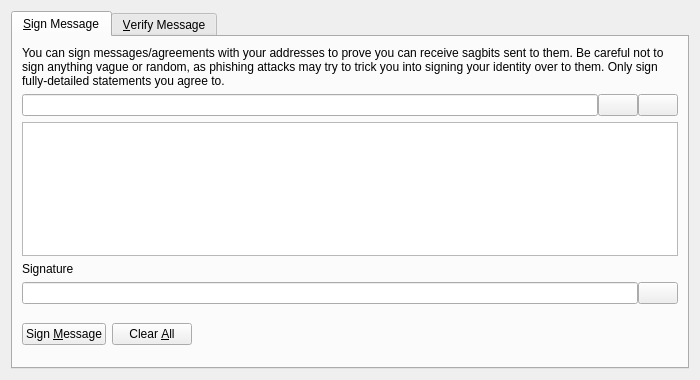
<?xml version="1.0" encoding="UTF-8"?>
<ui version="4.0">
 <class>SignVerifyMessageDialog</class>
 <widget class="QDialog" name="SignVerifyMessageDialog">
  <property name="geometry">
   <rect>
    <x>0</x>
    <y>0</y>
    <width>700</width>
    <height>380</height>
   </rect>
  </property>
  <property name="windowTitle">
   <string>Signatures - Sign / Verify a Message</string>
  </property>
  <property name="modal">
   <bool>true</bool>
  </property>
  <layout class="QVBoxLayout" name="verticalLayout">
   <item>
    <widget class="QTabWidget" name="tabWidget">
     <property name="currentIndex">
      <number>0</number>
     </property>
     <widget class="QWidget" name="tabSignMessage">
      <attribute name="title">
       <string>&amp;Sign Message</string>
      </attribute>
      <layout class="QVBoxLayout" name="verticalLayout_SM">
       <item>
        <widget class="QLabel" name="infoLabel_SM">
         <property name="text">
          <string>You can sign messages/agreements with your addresses to prove you can receive sagbits sent to them. Be careful not to sign anything vague or random, as phishing attacks may try to trick you into signing your identity over to them. Only sign fully-detailed statements you agree to.</string>
         </property>
         <property name="textFormat">
          <enum>Qt::PlainText</enum>
         </property>
         <property name="wordWrap">
          <bool>true</bool>
         </property>
        </widget>
       </item>
       <item>
        <layout class="QHBoxLayout" name="horizontalLayout_1_SM">
         <property name="spacing">
          <number>0</number>
         </property>
         <item>
          <widget class="QValidatedLineEdit" name="addressIn_SM">
           <property name="toolTip">
            <string>The Sagbit address to sign the message with</string>
           </property>
          </widget>
         </item>
         <item>
          <widget class="QPushButton" name="addressBookButton_SM">
           <property name="toolTip">
            <string>Choose previously used address</string>
           </property>
           <property name="text">
            <string/>
           </property>
           <property name="icon">
            <iconset resource="../sagbit.qrc">
             <normaloff>:/icons/address-book</normaloff>:/icons/address-book</iconset>
           </property>
           <property name="shortcut">
            <string>Alt+A</string>
           </property>
           <property name="autoDefault">
            <bool>false</bool>
           </property>
          </widget>
         </item>
         <item>
          <widget class="QPushButton" name="pasteButton_SM">
           <property name="toolTip">
            <string>Paste address from clipboard</string>
           </property>
           <property name="text">
            <string/>
           </property>
           <property name="icon">
            <iconset resource="../sagbit.qrc">
             <normaloff>:/icons/editpaste</normaloff>:/icons/editpaste</iconset>
           </property>
           <property name="shortcut">
            <string>Alt+P</string>
           </property>
           <property name="autoDefault">
            <bool>false</bool>
           </property>
          </widget>
         </item>
        </layout>
       </item>
       <item>
        <widget class="QPlainTextEdit" name="messageIn_SM">
         <property name="toolTip">
          <string>Enter the message you want to sign here</string>
         </property>
        </widget>
       </item>
       <item>
        <widget class="QLabel" name="signatureLabel_SM">
         <property name="text">
          <string>Signature</string>
         </property>
         <property name="textFormat">
          <enum>Qt::PlainText</enum>
         </property>
        </widget>
       </item>
       <item>
        <layout class="QHBoxLayout" name="horizontalLayout_2_SM">
         <property name="spacing">
          <number>0</number>
         </property>
         <item>
          <widget class="QLineEdit" name="signatureOut_SM">
           <property name="font">
            <font>
             <italic>true</italic>
            </font>
           </property>
           <property name="readOnly">
            <bool>true</bool>
           </property>
          </widget>
         </item>
         <item>
          <widget class="QPushButton" name="copySignatureButton_SM">
           <property name="toolTip">
            <string>Copy the current signature to the system clipboard</string>
           </property>
           <property name="text">
            <string/>
           </property>
           <property name="icon">
            <iconset resource="../sagbit.qrc">
             <normaloff>:/icons/editcopy</normaloff>:/icons/editcopy</iconset>
           </property>
           <property name="autoDefault">
            <bool>false</bool>
           </property>
          </widget>
         </item>
        </layout>
       </item>
       <item>
        <layout class="QHBoxLayout" name="horizontalLayout_3_SM">
         <item>
          <widget class="QPushButton" name="signMessageButton_SM">
           <property name="toolTip">
            <string>Sign the message to prove you own this Sagbit address</string>
           </property>
           <property name="text">
            <string>Sign &amp;Message</string>
           </property>
           <property name="icon">
            <iconset resource="../sagbit.qrc">
             <normaloff>:/icons/edit</normaloff>:/icons/edit</iconset>
           </property>
           <property name="autoDefault">
            <bool>false</bool>
           </property>
          </widget>
         </item>
         <item>
          <widget class="QPushButton" name="clearButton_SM">
           <property name="toolTip">
            <string>Reset all sign message fields</string>
           </property>
           <property name="text">
            <string>Clear &amp;All</string>
           </property>
           <property name="icon">
            <iconset resource="../sagbit.qrc">
             <normaloff>:/icons/remove</normaloff>:/icons/remove</iconset>
           </property>
           <property name="autoDefault">
            <bool>false</bool>
           </property>
          </widget>
         </item>
         <item>
          <spacer name="horizontalSpacer_1_SM">
           <property name="orientation">
            <enum>Qt::Horizontal</enum>
           </property>
           <property name="sizeHint" stdset="0">
            <size>
             <width>40</width>
             <height>48</height>
            </size>
           </property>
          </spacer>
         </item>
         <item>
          <widget class="QLabel" name="statusLabel_SM">
           <property name="font">
            <font>
             <weight>75</weight>
             <bold>true</bold>
            </font>
           </property>
           <property name="text">
            <string/>
           </property>
           <property name="wordWrap">
            <bool>true</bool>
           </property>
          </widget>
         </item>
         <item>
          <spacer name="horizontalSpacer_2_SM">
           <property name="orientation">
            <enum>Qt::Horizontal</enum>
           </property>
           <property name="sizeHint" stdset="0">
            <size>
             <width>40</width>
             <height>48</height>
            </size>
           </property>
          </spacer>
         </item>
        </layout>
       </item>
      </layout>
     </widget>
     <widget class="QWidget" name="tabVerifyMessage">
      <attribute name="title">
       <string>&amp;Verify Message</string>
      </attribute>
      <layout class="QVBoxLayout" name="verticalLayout_VM">
       <item>
        <widget class="QLabel" name="infoLabel_VM">
         <property name="text">
          <string>Enter the receiver's address, message (ensure you copy line breaks, spaces, tabs, etc. exactly) and signature below to verify the message. Be careful not to read more into the signature than what is in the signed message itself, to avoid being tricked by a man-in-the-middle attack. Note that this only proves the signing party receives with the address, it cannot prove sendership of any transaction!</string>
         </property>
         <property name="textFormat">
          <enum>Qt::PlainText</enum>
         </property>
         <property name="alignment">
          <set>Qt::AlignLeading|Qt::AlignLeft|Qt::AlignTop</set>
         </property>
         <property name="wordWrap">
          <bool>true</bool>
         </property>
        </widget>
       </item>
       <item>
        <layout class="QHBoxLayout" name="horizontalLayout_1_VM">
         <property name="spacing">
          <number>0</number>
         </property>
         <item>
          <widget class="QValidatedLineEdit" name="addressIn_VM">
           <property name="toolTip">
            <string>The Sagbit address the message was signed with</string>
           </property>
          </widget>
         </item>
         <item>
          <widget class="QPushButton" name="addressBookButton_VM">
           <property name="toolTip">
            <string>Choose previously used address</string>
           </property>
           <property name="text">
            <string/>
           </property>
           <property name="icon">
            <iconset resource="../sagbit.qrc">
             <normaloff>:/icons/address-book</normaloff>:/icons/address-book</iconset>
           </property>
           <property name="shortcut">
            <string>Alt+A</string>
           </property>
           <property name="autoDefault">
            <bool>false</bool>
           </property>
          </widget>
         </item>
        </layout>
       </item>
       <item>
        <widget class="QPlainTextEdit" name="messageIn_VM"/>
       </item>
       <item>
        <widget class="QValidatedLineEdit" name="signatureIn_VM"/>
       </item>
       <item>
        <layout class="QHBoxLayout" name="horizontalLayout_2_VM">
         <item>
          <widget class="QPushButton" name="verifyMessageButton_VM">
           <property name="toolTip">
            <string>Verify the message to ensure it was signed with the specified Sagbit address</string>
           </property>
           <property name="text">
            <string>Verify &amp;Message</string>
           </property>
           <property name="icon">
            <iconset resource="../sagbit.qrc">
             <normaloff>:/icons/transaction_0</normaloff>:/icons/transaction_0</iconset>
           </property>
           <property name="autoDefault">
            <bool>false</bool>
           </property>
          </widget>
         </item>
         <item>
          <widget class="QPushButton" name="clearButton_VM">
           <property name="toolTip">
            <string>Reset all verify message fields</string>
           </property>
           <property name="text">
            <string>Clear &amp;All</string>
           </property>
           <property name="icon">
            <iconset resource="../sagbit.qrc">
             <normaloff>:/icons/remove</normaloff>:/icons/remove</iconset>
           </property>
           <property name="autoDefault">
            <bool>false</bool>
           </property>
          </widget>
         </item>
         <item>
          <spacer name="horizontalSpacer_1_VM">
           <property name="orientation">
            <enum>Qt::Horizontal</enum>
           </property>
           <property name="sizeHint" stdset="0">
            <size>
             <width>40</width>
             <height>48</height>
            </size>
           </property>
          </spacer>
         </item>
         <item>
          <widget class="QLabel" name="statusLabel_VM">
           <property name="font">
            <font>
             <weight>75</weight>
             <bold>true</bold>
            </font>
           </property>
           <property name="text">
            <string/>
           </property>
           <property name="wordWrap">
            <bool>true</bool>
           </property>
          </widget>
         </item>
         <item>
          <spacer name="horizontalSpacer_2_VM">
           <property name="orientation">
            <enum>Qt::Horizontal</enum>
           </property>
           <property name="sizeHint" stdset="0">
            <size>
             <width>40</width>
             <height>48</height>
            </size>
           </property>
          </spacer>
         </item>
        </layout>
       </item>
      </layout>
     </widget>
    </widget>
   </item>
  </layout>
 </widget>
 <customwidgets>
  <customwidget>
   <class>QValidatedLineEdit</class>
   <extends>QLineEdit</extends>
   <header>qvalidatedlineedit.h</header>
  </customwidget>
 </customwidgets>
 <resources>
  <include location="../sagbit.qrc"/>
 </resources>
 <connections/>
</ui>
